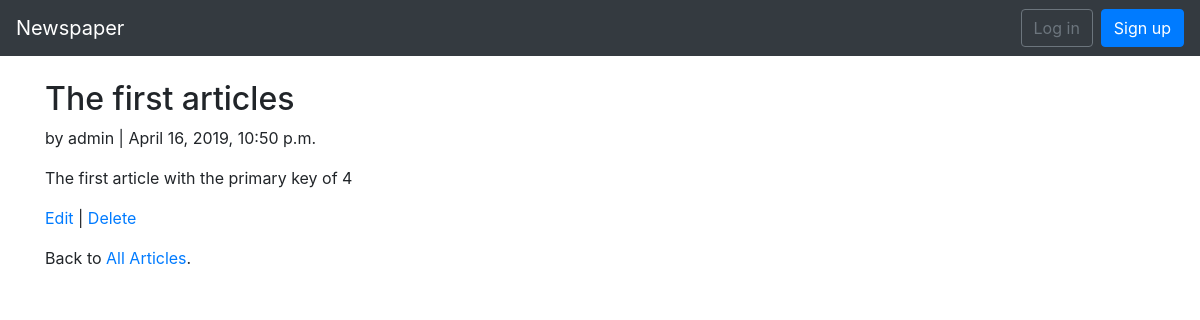
The page /articles/4/ on the database its author committed.
### articles/models.py (models this page shows, shortened)
class Articles(models.Model):
    title = models.CharField(max_length=255)
    body = models.TextField()
    date = models.DateTimeField(auto_now_add=True)
    author = models.ForeignKey(
        settings.AUTH_USER_MODEL,
        on_delete=models.CASCADE,
    )

### users/models.py (models this page shows)
class CustomUser(AbstractUser):
    age = models.PositiveIntegerField(default=0)

### articles/views.py (the view)
# urls.py: path('<int:pk>/', views.ArticleDetailView.as_view(), name ='article_detail'),
class ArticleDetailView(DetailView):
    model = models.Articles
    template_name = 'article_detail.html'

### templates/article_detail.html
{% extends 'base.html' %}
{% block content %}
<div class="article-entry">
    <h2>{{ object.title }}</h2>
        <p>by {{ object.author }} | {{ object.date }}</p>
        <p>{{ object.body }}</p>
</div>
<p><a href="{% url 'article_edit' 'article.pk' %}">Edit</a> |
    <a href="{% url 'article_delete' 'article.pk' %}">Delete</a></p>
<p>Back to <a href="{% url 'article_list' %}">All Articles</a>.</p>
{% endblock content %}

### rows shown on the page
Articles: title "The first articles", author "admin", date "April 16, 2019, 10:50 p.m.", body "The first article with the primary key of 4"
